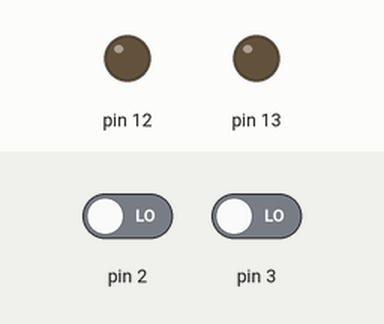
This sketch was run on a simulated Arduino Uno, built with avr-gcc and run on an emulated ATmega328P. Shown: output pins drawn as LEDs (lit = HIGH). Inputs (shaded band) come from the test bench; at power-on: pin 2 LOW, pin 3 LOW.

Above: at 1.2 s.
1.3 s: pin 2 driven HIGH
At 2.2 s:
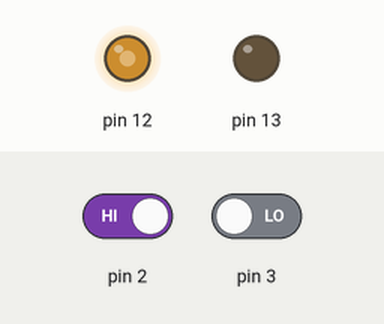
2.8 s: pin 3 driven HIGH
At 4.0 s:
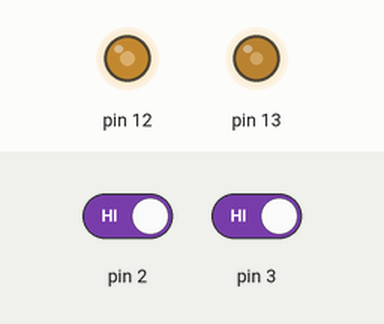
4.3 s: pin 2 driven LOW
At 5.5 s:
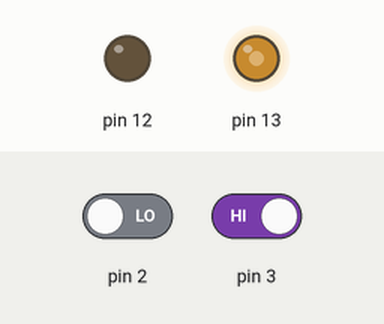
5.8 s: pin 3 driven LOW
At 6.3 s:
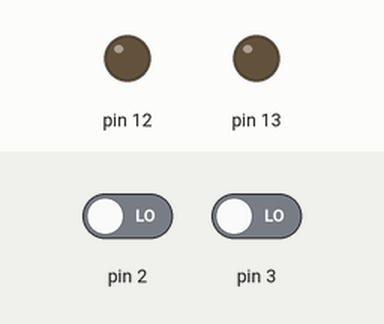
7.3 s: pin 2 driven HIGH
At 7.9 s:
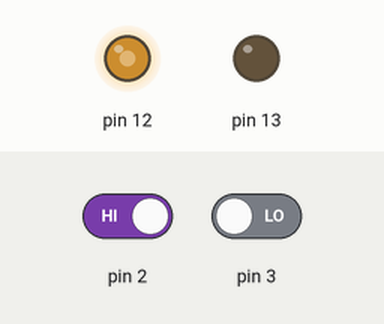
8.8 s: pin 3 driven HIGH
At 9.8 s:
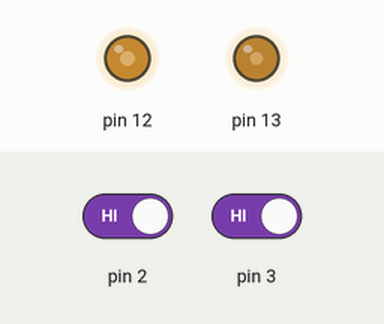
Timing chart, 0 to 11.3 s (numbered marks = the images above; inputs shaded):
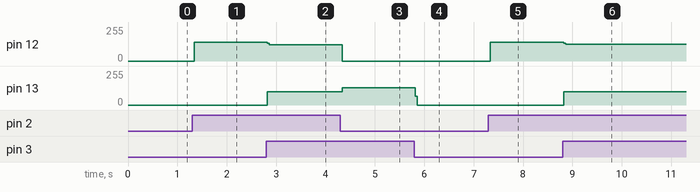

Measured:
- after the input at 1.3 s, pin 12: 0/255 → 141/255 at once
- after the input at 2.8 s, pin 12: 141/255 → 123/255 at once; pin 13: 0/255 → 101/255 at once
- after the input at 4.3 s, pin 12: 123/255 → 0/255 at once; pin 13: 101/255 → 131/255 at once
- after the input at 5.8 s, pin 13: 131/255 → 0/255 at once
- after the input at 7.3 s, pin 12: 0/255 → 141/255 at once
- after the input at 8.8 s, pin 12: 141/255 → 124/255 at once; pin 13: 0/255 → 101/255 at once

The sketch:

Motor_DC_bidireccional.ino
```cpp
void setup() {
  pinMode(2,INPUT);
  pinMode(3,INPUT);
  pinMode(12,OUTPUT);
  pinMode(13,OUTPUT);
}

void loop() {
  digitalWrite(12,LOW);
  digitalWrite(13,LOW);
  if(digitalRead(2)==HIGH){
    digitalWrite(12,HIGH);
    digitalWrite(13,LOW);
  }

  if(digitalRead(3)==HIGH){
    digitalWrite(13,HIGH);
    digitalWrite(12,LOW);
  }

}
```
